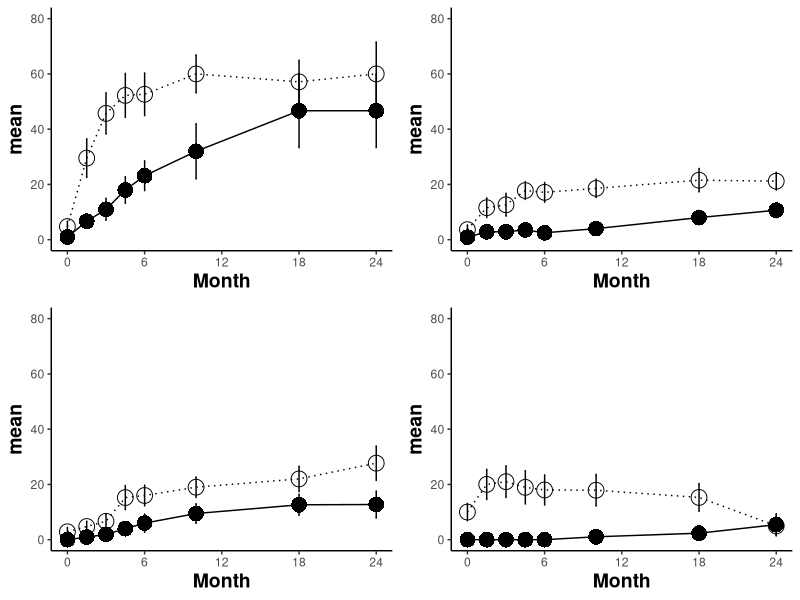

This chart was generated by the following R code:
## ---- chunk 1
knitr::opts_chunk$set(echo = TRUE)
## ---- chunk 2
rm(list=ls(all=TRUE)) 
library("reshape2") #reshape data
library("ggplot2") #plotting
library("reshape") #reshape data
library("plyr")  #splitting, applying, and combining data
library("dplyr")  #splitting, applying, and combining data
library("pscl")
library("plotrix") #plotting
library("gridExtra") #arrange plots for output
library("car") #levenes test
library("lsmeans")
library("multcomp") 
library("multcompView")
library(glmmTMB)
library(lme4)
library(lmerTest)
library(tidyverse)

#load data
mData<-read.csv("Mortality_scores_percent.csv")
mData$Site<-as.factor(mData$Site)

#We excluded these pairs as part of the pair analysis because the Bleached coral was only a 2: Porites Outer Bay 233_234, Porites Inner Bay 297_298, Porites Outer Bay 227_228, Montipora capitata Inner Bay 251_252.
## ---- chunk 3
#all Months
  mALL<-mData
  #melt
  mALLData1<-melt(data = mALL, measure.vars = c("Month0","Month1.5","Month3","Month4.5", "Month6","Month10","Month18","Month24"))   
  colnames(mALLData1)[colnames(mALLData1)=="variable"] <- "month"   # change col name from 'variable' to 'month'
  colnames(mALLData1)[colnames(mALLData1)=="value"] <- "score"   # change col name from 'value' to 'score'

#Remove all NON PAIRS and all NAs
  mALLData<-na.omit(mALLData1) # remove the NA colums

#Change scores into %
mALLDataPER<-mALLData
mALLDataPER$Score<-mALLDataPER$score*100

#recast for rate cals
mALLData_cast<-dcast(mALLData, TagID+Pair+Species+Site+B2015~month)
## ---- chunk 4
#calc average tissue loss score per grouping by time point
mALLmeans <- ddply(mALLData, c("Site", "Species", "B2015", "month"), summarise, #
                   N    = length(score[!is.na(score)]), #calculate the length of the data frame, excluding NA’s *this part is important*
                   mean = mean(score, na.rm=TRUE), #calculate mean of response variable, removing NA's
                   sd   = sd(score, na.rm=TRUE), #calculate standard deviation
                   se   = sd / sqrt(N), #calculate standard error
                   max = max(score, na.rm=TRUE) #calculate max, could also calculate min () if desired
)
mALLmeans$code<-paste0(mALLmeans$Site, mALLmeans$B2015, mALLmeans$Species)
## ---- chunk 5
#calc average tissue loss score per grouping by time point
mALLmeansPER <- ddply(mALLDataPER, c("Site", "Species", "B2015", "month"), summarise, #
                   N    = length(Score[!is.na(Score)]), #calculate the length of the data frame, excluding NA’s *this part is important*
                   mean = mean(Score, na.rm=TRUE), #calculate mean of response variable, removing NA's
                   sd   = sd(Score, na.rm=TRUE), #calculate standard deviation
                   se   = sd / sqrt(N), #calculate standard error
                   max = max(Score, na.rm=TRUE) #calculate max, could also calculate min () if desired
)
mALLmeansPER$code<-paste0(mALLmeansPER$Site, mALLmeansPER$B2015, mALLmeansPER$Species)
## ---- chunk 6
#subset for Mcap only
Mcap024AllplotM<-subset(mALLmeansPER, Species=="Montipora capitata")     #subset Mcap
Mcap024AllplotM$Month[Mcap024AllplotM$month=="Month0"]<-0     # new col with month #s only
Mcap024AllplotM$Month[Mcap024AllplotM$month=="Month1.5"]<-1.5  
Mcap024AllplotM$Month[Mcap024AllplotM$month=="Month3"]<-3 
Mcap024AllplotM$Month[Mcap024AllplotM$month=="Month4.5"]<-4.5
Mcap024AllplotM$Month[Mcap024AllplotM$month=="Month6"]<-6  
Mcap024AllplotM$Month[Mcap024AllplotM$month=="Month10"]<-10  
Mcap024AllplotM$Month[Mcap024AllplotM$month=="Month18"]<-18
Mcap024AllplotM$Month[Mcap024AllplotM$month=="Month24"]<-24 

#PR13
Mcap024AllplotPR13M<-subset(Mcap024AllplotM, Site=="13")
#PR4
Mcap024AllplotPR4M<-subset(Mcap024AllplotM, Site==4)
## ---- chunk 7
#Mcap Outer
mallplotMcapPR13<-ggplot(data=Mcap024AllplotPR13M, aes(x=Month, y=mean, group = code, color=B2015)) + #color by bleaching hist. 
  geom_errorbar(aes(ymin=mean-se, ymax=mean+se),
                width=0.1,show.legend = FALSE)+
  geom_point(aes(shape=B2015),fill="mediumblue", size=5)+
  scale_shape_manual(values=c( 16,1))+
  geom_line(aes(color=B2015, linetype=B2015))+
  scale_linetype_manual(values=c("solid", "dotted"))+
  scale_color_manual(values=c("black","black"))+
    scale_x_continuous(breaks = seq(0, 24, by = 6))+
    ylim(0, 80) + #set Y limits
  theme_bw() + #Set the background color
  theme(axis.line = element_line(color = 'black'), #Set the axes color
        axis.title=element_text(size=14,face="bold"), #Set axis format
        panel.border = element_blank(), #Set the border
        panel.grid.major = element_blank(), #Set the major gridlines
        panel.grid.minor = element_blank(), #Set the minor gridlines
        plot.background =element_blank(), #Set the plot background
        legend.key = element_blank()) + #Set plot legend key
          theme(plot.title = element_text(size=20,face = "bold",hjust = 0.5))
McapOuter<-mallplotMcapPR13 + theme(legend.position = "none") #remove legend

#Mcap Inner
ballplotMcapPR4M<-ggplot(data=Mcap024AllplotPR4M, aes(x=Month, y=mean, group = code, color=B2015),show.legend = FALSE) + #color by bleaching hist. 
 geom_errorbar(aes(ymin=mean-se, ymax=mean+se),
                width=0.1,show.legend = FALSE)+
  geom_point(aes(shape=B2015),fill="mediumblue", size=5)+
  scale_shape_manual(values=c( 16,1))+
  geom_line(aes(color=B2015, linetype=B2015))+
  scale_linetype_manual(values=c("solid", "dotted"))+
  scale_color_manual(values=c("black","black"))+
    scale_x_continuous(breaks = seq(0, 24, by = 6))+
    ylim(0, 80) + #set Y limits
  theme_bw() + #Set the background color
  theme(axis.line = element_line(color = 'black'), #Set the axes color
        axis.title=element_text(size=14,face="bold"), #Set axis format
        panel.border = element_blank(), #Set the border
        panel.grid.major = element_blank(), #Set the major gridlines
        panel.grid.minor = element_blank(), #Set the minor gridlines
        plot.background =element_blank(), #Set the plot background
        legend.key = element_blank()) + #Set plot legend key
 # ggtitle("Inner Lagoon")+
          theme(plot.title = element_text(size=20,face = "bold", hjust = 0.5))
McapInnerMORT<-ballplotMcapPR4M + theme(legend.position = "none") #remove legend
## ---- chunk 8
Pcomp024Allplot<-subset(mALLmeansPER, Species=="Porites compressa")

# change Month# to just number
Pcomp024Allplot$Month[Pcomp024Allplot$month=="Month0"]<-0
Pcomp024Allplot$Month[Pcomp024Allplot$month=="Month1.5"]<-1.5
Pcomp024Allplot$Month[Pcomp024Allplot$month=="Month3"]<-3
Pcomp024Allplot$Month[Pcomp024Allplot$month=="Month4.5"]<-4.5
Pcomp024Allplot$Month[Pcomp024Allplot$month=="Month6"]<-6
Pcomp024Allplot$Month[Pcomp024Allplot$month=="Month10"]<-10
Pcomp024Allplot$Month[Pcomp024Allplot$month=="Month18"]<-18
Pcomp024Allplot$Month[Pcomp024Allplot$month=="Month24"]<-24

Pcomp024AllplotPR13<-subset(Pcomp024Allplot, Site==13)
Pcomp024AllplotPR4<-subset(Pcomp024Allplot, Site==4)

#Pcomp PR13 plot
b024plotPcompPR13<-ggplot(data=Pcomp024AllplotPR13, aes(x=Month, y=mean, group = code, color=B2015)) + #color by bleaching hist. 
  geom_errorbar(aes(ymin=mean-se, ymax=mean+se),
                width=0.1,show.legend = FALSE)+
  geom_point(aes(shape=B2015),fill="mediumblue", size=5)+
  scale_shape_manual(values=c( 16,1))+
  geom_line(aes(color=B2015, linetype=B2015))+
  scale_linetype_manual(values=c("solid", "dotted"))+
  scale_color_manual(values=c("black","black"))+
    scale_x_continuous(breaks = seq(0, 24, by = 6))+
    ylim(0,80) + #set Y limits
  theme_bw() + #Set the background color
  theme(axis.line = element_line(color = 'black'), #Set the axes color
        axis.title=element_text(size=14,face="bold"), #Set axis format
        panel.border = element_blank(), #Set the border
        panel.grid.major = element_blank(), #Set the major gridlines
        panel.grid.minor = element_blank(), #Set the minor gridlines
        plot.background =element_blank(), #Set the plot background
        legend.key = element_blank()) + #Set plot legend key
          theme(plot.title = element_text(size=20,face = "italic"))
PcompOuter<-b024plotPcompPR13+ theme(legend.position = "none") #remove legend

#Pcomp PR4 plot
b024plotPcompPR4<-ggplot(data=Pcomp024AllplotPR4, aes(x=Month, y=mean, group = code, color=B2015)) + #color by bleaching hist. 
  geom_errorbar(aes(ymin=mean-se, ymax=mean+se),
                width=0.1,show.legend = FALSE)+
  geom_point(aes(shape=B2015),fill="mediumblue", size=5)+
  scale_shape_manual(values=c( 16,1))+
  geom_line(aes(color=B2015, linetype=B2015))+
  scale_linetype_manual(values=c("solid", "dotted"))+
  scale_color_manual(values=c("black","black"))+
    scale_x_continuous(breaks = seq(0, 24, by = 6))+
    ylim(0,80) + #set Y limits
  theme_bw() + #Set the background color
  theme(axis.line = element_line(color = 'black'), #Set the axes color
        axis.title=element_text(size=14,face="bold"), #Set axis format
        panel.border = element_blank(), #Set the border
        panel.grid.major = element_blank(), #Set the major gridlines
        panel.grid.minor = element_blank(), #Set the minor gridlines
        plot.background =element_blank(), #Set the plot background
        legend.key = element_blank()) + #Set plot legend key
          theme(plot.title = element_text(size=20,face = "italic"))
PcompInner<-b024plotPcompPR4+ theme(legend.position = "none") #remove legend
## ---- chunk 9
grid.arrange(McapInnerMORT, McapOuter, PcompInner,PcompOuter, nrow = 2)
## ---- chunk 10
#subset by species
Mcap_mort<-subset(mALLDataPER, Species=="Montipora capitata")
Pcomp_mort<-subset(mALLDataPER, Species=="Porites compressa")
## ---- chunk 11
#Mcap
Mcap_mort_mod<-lmer(Score~Site*B2015*month+(1|TagID), Mcap_mort)
anova(Mcap_mort_mod, type=2)

#conduct Tukey post hoc test 
emm = emmeans(Mcap_mort_mod, ~ Site*month, adjust="tukey")
#letter display
pairs(emm)

#Pcomp
Pcomp_mort_mod<-lmer(Score~Site*B2015*month+(1|TagID), Pcomp_mort)
anova(Pcomp_mort_mod, type=2)

#conduct Tukey post hoc test 
emm = emmeans(Pcomp_mort_mod, ~ Site*month, adjust="tukey")
#letter display
pairs(emm)
## ---- chunk 12
#Month0 
Mcap_m0<-subset(Mcap_mort, month=="Month0")
Mcap_m0_mod1<-lm(score~Site*B2015, Mcap_m0)
summary(Mcap_m0_mod1) 
anova(Mcap_m0_mod1) 

# Month1.5
Mcap_m1_5<-subset(Mcap_mort, month=="Month1.5")
Mcap_m1_5_mod1<-lm(score~Site*B2015, Mcap_m1_5)
summary(Mcap_m1_5_mod1)
anova(Mcap_m1_5_mod1)
    #conduct Tukey post hoc test 
    emm = emmeans(Mcap_m1_5_mod1, ~ B2015, adjust="tukey")
    #letter display
    cld(emm)

#Month3
Mcap_m3<-subset(Mcap_mort, month=="Month3")
Mcap_m3_mod1<-lm(score~Site*B2015, Mcap_m3)
summary(Mcap_m3_mod1)
anova(Mcap_m3_mod1)
  #conduct Tukey post hoc test 
      emm = emmeans(Mcap_m3_mod1, ~ B2015, adjust="tukey") #B2015
      #letter display
      cld(emm)
      emm = emmeans(Mcap_m3_mod1, ~ Site, adjust="tukey") #B2015
      #letter display
      cld(emm)
      #conduct Tukey post hoc test 
      emm = emmeans(Mcap_m3_mod1, ~ Site*B2015, adjust="tukey")  #B2015*Site
      #letter display
      pairs(emm)

#Month4.5
Mcap_m4_5<-subset(Mcap_mort, month=="Month4.5")
Mcap_m4_5_mod1<-lm(score~Site*B2015, Mcap_m4_5)
summary(Mcap_m4_5_mod1)
anova(Mcap_m4_5_mod1)
 #conduct Tukey post hoc test 
      emm = emmeans(Mcap_m4_5_mod1, ~ B2015, adjust="tukey") #B2015
      #letter display
      cld(emm)
      #conduct Tukey post hoc test 
      emm = emmeans(Mcap_m4_5_mod1, ~ Site, adjust="tukey")  #Site
      #letter display
      cld(emm)
      
#Month6
Mcap_m6<-subset(Mcap_mort, month=="Month6")
Mcap_m6_mod1<-lm(score~Site*B2015, Mcap_m6)
summary(Mcap_m6_mod1)
anova(Mcap_m6_mod1)
  #conduct Tukey post hoc test 
      emm = emmeans(Mcap_m6_mod1, ~ B2015, adjust="tukey") #B2015
      #letter display
      cld(emm)
      #conduct Tukey post hoc test 
      emm = emmeans(Mcap_m6_mod1, ~ Site, adjust="tukey")  #Site
      #letter display
      cld(emm)
      
#Month10
Mcap_m10<-subset(Mcap_mort, month=="Month10")
Mcap_m10_mod1<-lm(score~Site*B2015, Mcap_m10)
summary(Mcap_m10_mod1)
anova(Mcap_m10_mod1)
  #conduct Tukey post hoc test 
      emm = emmeans(Mcap_m10_mod1, ~ B2015, adjust="tukey") #B2015
      #letter display
      cld(emm)
      #conduct Tukey post hoc test 
      emm = emmeans(Mcap_m10_mod1, ~ Site, adjust="tukey")  #Site
      #letter display
      cld(emm)
      
#Month18
Mcap_m18<-subset(Mcap_mort, month=="Month18")
Mcap_m18_mod1<-lm(score~Site*B2015, Mcap_m18)
summary(Mcap_m18_mod1)
anova(Mcap_m18_mod1)
      #conduct Tukey post hoc test 
      emm = emmeans(Mcap_m18_mod1, ~ Site, adjust="tukey")  #Site
      #letter display
      cld(emm)
      
#Month24
Mcap_m24<-subset(Mcap_mort, month=="Month24")
Mcap_m24_mod1<-lm(score~Site*B2015, Mcap_m24)
summary(Mcap_m24_mod1)
anova(Mcap_m24_mod1)
      #conduct Tukey post hoc test 
      emm = emmeans(Mcap_m24_mod1, ~ Site, adjust="tukey")  #Site
      #letter display
      cld(emm)
## ---- chunk 13
#Month0
Pcomp_m0<-subset(Pcomp_mort, month=="Month0")
Pcomp_m0_mod1<-lm(score~Site*B2015, Pcomp_m0)
summary(Pcomp_m0_mod1) 
anova(Pcomp_m0_mod1) 
  #conduct Tukey post hoc test 
  emm = emmeans(Pcomp_m0_mod1, ~ Site*B2015, adjust="tukey")
  #letter display
  cld(emm)

# Month1.5
Pcomp_m1_5<-subset(Pcomp_mort, month=="Month1.5")
Pcomp_m1_5_mod1<-lm(score~Site*B2015, Pcomp_m1_5)
summary(Pcomp_m1_5_mod1)
anova(Pcomp_m1_5_mod1)
  #conduct Tukey post hoc test 
  emm = emmeans(Pcomp_m1_5_mod1, ~ Site*B2015, adjust="tukey")
  #letter display
  cld(emm)

#Month3
Pcomp_m3<-subset(Pcomp_mort, month=="Month3")
Pcomp_m3_mod1<-lm(score~Site*B2015, Pcomp_m3)
summary(Pcomp_m3_mod1)
anova(Pcomp_m3_mod1)
  #conduct Tukey post hoc test 
  emm = emmeans(Pcomp_m3_mod1, ~ Site*B2015, adjust="tukey")
  #letter display
  cld(emm)

#Month4.5
Pcomp_m4_5<-subset(Pcomp_mort, month=="Month4.5")
Pcomp_m4_5_mod1<-lm(score~Site*B2015, Pcomp_m4_5)
summary(Pcomp_m4_5_mod1)
anova(Pcomp_m4_5_mod1)
  #conduct Tukey post hoc test 
  emm = emmeans(Pcomp_m4_5_mod1, ~ B2015, adjust="tukey")
  #letter display
  cld(emm)

#Month6
Pcomp_m6<-subset(Pcomp_mort, month=="Month6")
Pcomp_m6_mod1<-lm(score~Site*B2015, Pcomp_m6)
summary(Pcomp_m6_mod1)
anova(Pcomp_m6_mod1)
  #conduct Tukey post hoc test 
  emm = emmeans(Pcomp_m6_mod1, ~ B2015, adjust="tukey")
  #letter display
  cld(emm)

#Month10
Pcomp_m10<-subset(Pcomp_mort, month=="Month10")
Pcomp_m10_mod1<-lm(score~Site*B2015, Pcomp_m10)
summary(Pcomp_m10_mod1)
anova(Pcomp_m10_mod1)
  #conduct Tukey post hoc test 
  emm = emmeans(Pcomp_m10_mod1, ~ B2015, adjust="tukey")
  #letter display
  cld(emm)
  #conduct Tukey post hoc test 
  emm = emmeans(Pcomp_m10_mod1, ~ B2015, adjust="tukey")
  #letter display
  cld(emm)
  
#Month18
Pcomp_m18<-subset(Pcomp_mort, month=="Month18")
Pcomp_m18_mod1<-lm(score~Site*B2015, Pcomp_m18)
#ummary(Pcomp_m18_mod1)
anova(Pcomp_m18_mod1)
  #conduct Tukey post hoc test 
  emm = emmeans(Pcomp_m18_mod1, ~ Site, adjust="tukey")
  #letter display
  pairs(emm)

#Month24
Pcomp_m24<-subset(Pcomp_mort, month=="Month24")
Pcomp_m24_mod1<-lm(score~Site*B2015, Pcomp_m24)
summary(Pcomp_m24_mod1)
anova(Pcomp_m24_mod1)
  #conduct Tukey post hoc test 
  emm = emmeans(Pcomp_m24_mod1, ~ Site, adjust="tukey")
  #letter display
  pairs(emm)
## ---- chunk 14
#Figure out which of the pairs we lose 
#dataset to work from (pull unwanted from)
pData<-mALLDataPER

#subset by month
M0<-subset(pData,month=="Month0")
M1.5<-subset(pData,month=="Month1.5")
M3<-subset(pData,month=="Month3")
M4.5<-subset(pData,month=="Month4.5")
M6<-subset(pData,month=="Month6")
M10<-subset(pData,month=="Month10")
M18<-subset(pData,month=="Month18")
M24<-subset(pData,month=="Month24")

# Identify which pairs have a partner not found
# month 0
 M0diff<-M0 
  M0diff<-dcast(M0diff, Species+Site+Pair+month~B2015) # cast()
  M0diff$diff<-M0diff$N-M0diff$Y

# Subset Month1.5 
  M1.5<-M1.5[!(M1.5$Pair=="113_114"),]
 #DIFFS
  M1.5diff<-M1.5  
  M1.5diff<-dcast(M1.5diff, Species+Site+Pair+month~B2015) # cast()
  M1.5diff$diff<-M1.5diff$N-M1.5diff$Y
  
## Subset Month3
  # remove 
  M3<-M3[!(M3$Pair=="7_8"),]
  M3<-M3[!(M3$Pair=="113_114"),]
  M3<-M3[!(M3$Pair=="255_256"),]
  M3<-M3[!(M3$Pair=="259_260"),]
  #DIFFS
  M3diff<-M3  
  M3diff<-dcast(M3diff, Species+Site+Pair+month~B2015) # cast()
  M3diff$diff<-M3diff$N-M3diff$Y

## Subset Month 4.5
  # remove 
  M4.5<-M4.5[!(M4.5$Pair=="7_8"),]
  M4.5<-M4.5[!(M4.5$Pair=="113_114"),]
  M4.5<-M4.5[!(M4.5$Pair=="255_256"),]
  M4.5<-M4.5[!(M4.5$Pair=="259_260"),]
  M4.5<-M4.5[!(M4.5$Pair=="263_264"),]
  M4.5<-M4.5[!(M4.5$Pair=="267_268"),]
  M4.5<-M4.5[!(M4.5$Pair=="82_83"),]
 #DIFFS
  M4.5diff<-M4.5  
  M4.5diff<-dcast(M4.5diff, Species+Site+Pair+month~B2015) # cast()
  M4.5diff$diff<-M4.5diff$N-M4.5diff$Y

# Subset month 6
  # remove 
  M6<-M6[!(M6$Pair=="111_112"),] # remove the other partner
  M6<-M6[!(M6$Pair=="115_116"),]
  M6<-M6[!(M6$Pair=="119_120"),]
  M6<-M6[!(M6$Pair=="207_208"),]
  M6<-M6[!(M6$Pair=="255_256"),]
  M6<-M6[!(M6$Pair=="259_260"),]
  M6<-M6[!(M6$Pair=="263_264"),]
  M6<-M6[!(M6$Pair=="267_268"),]
  M6<-M6[!(M6$Pair=="263_264"),]
  #DIFFS
  M6diff<-M6  
  M6diff<-dcast(M6diff, Species+Site+Pair+month~B2015) # cast()
  M6diff$diff<-M6diff$N-M6diff$Y

  # Subset month 10
  #M10<-na.omit(M10) # remove the NA colums
  # remove 253_254, 259_260, 161_262, 263_264, 267_268, 271_272, 273_274, 275_276,277_278 , 31_2
  M10<-M10[!(M10$Pair=="253_254"),] # remove the other partner
  M10<-M10[!(M10$Pair=="259_260"),]
  M10<-M10[!(M10$Pair=="113_114"),]
  M10<-M10[!(M10$Pair=="161_262"),]
  M10<-M10[!(M10$Pair=="263_264"),]
  M10<-M10[!(M10$Pair=="267_268"),]
  M10<-M10[!(M10$Pair=="271_272"),]
  M10<-M10[!(M10$Pair=="273_274"),]
  M10<-M10[!(M10$Pair=="275_276"),]
  M10<-M10[!(M10$Pair=="277_278"),]
  M10<-M10[!(M10$Pair=="31_32"),]
  M10<-M10[!(M10$Pair=="261_262"),]

  #DIFFS
  M10diff<-M10  
  M10diff<-dcast(M10diff, Species+Site+Pair+month~B2015) # cast()
  M10diff$diff<-M10diff$N-M10diff$Y
  
# Subset month 18
  M18<-M18[!(M18$Pair=="253_254"),] # remove the other partner
  M18<-M18[!(M18$Pair=="259_260"),]
  M18<-M18[!(M18$Pair=="161_262"),]
  M18<-M18[!(M18$Pair=="263_264"),]
  M18<-M18[!(M18$Pair=="267_268"),]
  M18<-M18[!(M18$Pair=="271_272"),]
  M18<-M18[!(M18$Pair=="273_274"),]
  M18<-M18[!(M18$Pair=="275_276"),]
  M18<-M18[!(M18$Pair=="277_278"),]
  M18<-M18[!(M18$Pair=="31_2"),]
  M18<-M18[!(M18$Pair=="115_116"),]
  M18<-M18[!(M18$Pair=="119_120"),]
  M18<-M18[!(M18$Pair=="261_262"),]
  M18<-M18[!(M18$Pair=="269_270"),]
  M18<-M18[!(M18$Pair=="101_102"),]
  M18<-M18[!(M18$Pair=="117_118"),]
  M18<-M18[!(M18$Pair=="265_266"),]
  M18<-M18[!(M18$Pair=="19_20"),]
  M18<-M18[!(M18$Pair=="205_206"),]
  M18<-M18[!(M18$Pair=="223_224"),]
  M18<-M18[!(M18$Pair=="39_40"),]
    M18<-M18[!(M18$Pair=="103_104"),]

  #DIFFS
  M18diff<-M18  
  M18diff<-dcast(M18diff, Species+Site+Pair+month~B2015) # cast()
  M18diff$diff<-M18diff$N-M18diff$Y
  
  # Subset month 24
  M24<-M24[!(M24$Pair=="107_108"),] # remove the other partner
  M24<-M24[!(M24$Pair=="13_14"),]
  M24<-M24[!(M24$Pair=="223_224"),]
  M24<-M24[!(M24$Pair=="231_232"),]
  M24<-M24[!(M24$Pair=="261_262"),]
  M24<-M24[!(M24$Pair=="263_264"),]
  M24<-M24[!(M24$Pair=="265_266"),]
  M24<-M24[!(M24$Pair=="283_284"),]
  M24<-M24[!(M24$Pair=="289_290"),]
  M24<-M24[!(M24$Pair=="31_32"),]
  M24<-M24[!(M24$Pair=="33_34"),]
  M24<-M24[!(M24$Pair=="39_40"),]
  M24<-M24[!(M24$Pair=="76_77"),]
  M24<-M24[!(M24$Pair=="78_79"),]
  #DIFFS
  M24diff<-M24  
  M24diff<-dcast(M24diff, Species+Site+Pair+month~B2015) # cast()
  M24diff$diff<-M24diff$N-M24diff$Y
  
#make dfs  
PairDat<-rbind(M0,M1.5,M3,M4.5,M6,M10,M18,M24)
diffDat<-rbind(M0diff,M1.5diff,M3diff,M4.5diff,M6diff,M10diff,M18diff,M24diff)

#Mean bleaching scores across the entire project

#calc average bleaching score per grouping by time point
pairmeans <- ddply(PairDat, c("Site", "Species", "B2015", "month"), summarise, #
                   N    = length(score[!is.na(score)]), #calculate the length of the data frame, excluding NA’s *this part is important*
                   mean = mean(score, na.rm=TRUE), #calculate mean of response variable, removing NA's
                   sd   = sd(score, na.rm=TRUE), #calculate standard deviation
                   se   = sd / sqrt(N), #calculate standard error
                   max = max(score, na.rm=TRUE) #calculate max
)

pairmeans$code<-paste0(pairmeans$Site, pairmeans$B2015, pairmeans$Species)
## ---- chunk 15
#set up Pairs data
Mcappig<-subset(PairDat, Species =="Montipora capitata")            
  
#All
MpigPair_all_mod1<-lmer(score~Site*B2015*month+(1|TagID)+(1|Pair), Mcappig)
summary(MpigPair_all_mod1)
anova(MpigPair_all_mod1, type=2)
  #conduct Tukey post hoc test 
  emm = emmeans(MpigPair_all_mod1, ~ Site*B2015*month, adjust="tukey")
  #letter display
  cld(emm)
## ---- chunk 16
#Month0
MpigPair0<-subset(Mcappig, month =="Month0")           
MpigPair0_mod1<-lm(score~Site*B2015, MpigPair0)
summary(MpigPair0_mod1)
anova(MpigPair0_mod1)
  #conduct Tukey post hoc test 
  emm = emmeans(MpigPair0_mod1, ~ B2015, adjust="tukey")
  #letter display
  cld(emm)

#Month1.5
MpigPair1.5<-subset(Mcappig, month =="Month1.5")
MpigPair1.5_mod1<-lm(score~Site*B2015, MpigPair1.5)
summary(MpigPair1.5_mod1)
anova(MpigPair1.5_mod1)
  #conduct Tukey post hoc test 
  emm = emmeans(MpigPair1.5_mod1, ~ B2015, adjust="tukey")
  #letter display
  cld(emm)
  #conduct Tukey post hoc test 
  emm = emmeans(MpigPair1.5_mod1, ~ Site, adjust="tukey")
  #letter display
  cld(emm)

#Month3
MpigPair3<-subset(Mcappig, month =="Month3")
MpigPair3_mod1<-lm(score~Site*B2015, MpigPair3)
summary(MpigPair3_mod1)
anova(MpigPair3_mod1)
  #conduct Tukey post hoc test 
  emm = emmeans(MpigPair3_mod1, ~ B2015, adjust="tukey")
  #letter display
  cld(emm)
   emm = emmeans(MpigPair3_mod1, ~ Site, adjust="tukey")
  #letter display
  cld(emm)
  emm = emmeans(MpigPair3_mod1, ~ B2015*Site, adjust="tukey")
  #letter display
  cld(emm)

#Month4.5
MpigPair4.5<-subset(Mcappig, month =="Month4.5")
MpigPair4.5_mod1<-lm(score~Site*B2015, MpigPair4.5)
summary(MpigPair4.5_mod1)
anova(MpigPair4.5_mod1)
  #conduct Tukey post hoc test 
  emm = emmeans(MpigPair4.5_mod1, ~ B2015, adjust="tukey")
  #letter display
  cld(emm)
   emm = emmeans(MpigPair4.5_mod1, ~ Site, adjust="tukey")
  #letter display
  cld(emm)

#Month6
MpigPair6<-subset(Mcappig, month =="Month6")
MpigPair6_mod1<-lm(score~Site*B2015, MpigPair6)
summary(MpigPair6_mod1)
anova(MpigPair6_mod1)
  #conduct Tukey post hoc test 
  emm = emmeans(MpigPair6_mod1, ~ B2015, adjust="tukey")
  #letter display
  cld(emm)
   emm = emmeans(MpigPair6_mod1, ~ Site, adjust="tukey")
  #letter display
  cld(emm)
  
#Month10
MpigPair10<-subset(Mcappig, month =="Month10")
MpigPair10_mod1<-lm(score~Site*B2015, MpigPair10)
summary(MpigPair10_mod1)
anova(MpigPair10_mod1)
  #conduct Tukey post hoc test 
  emm = emmeans(MpigPair10_mod1, ~ B2015, adjust="tukey")
  #letter display
  cld(emm)
   emm = emmeans(MpigPair10_mod1, ~ Site, adjust="tukey")
  #letter display
  cld(emm)
  
#Month18
MpigPair18<-subset(Mcappig, month =="Month18")
MpigPair18_mod1<-lm(score~Site*B2015, MpigPair18)
summary(MpigPair18_mod1)
anova(MpigPair18_mod1)
  #conduct Tukey post hoc test 
  emm = emmeans(MpigPair18_mod1, ~ B2015, adjust="tukey")
  #letter display
  cld(emm)
   emm = emmeans(MpigPair18_mod1, ~ Site, adjust="tukey")
  #letter display
  cld(emm)

#Month24
MpigPair24<-subset(Mcappig, month =="Month24")
MpigPair24_mod1<-lm(score~Site*B2015, MpigPair24)
summary(MpigPair24_mod1)
anova(MpigPair24_mod1)
  #conduct Tukey post hoc test 
  emm = emmeans(MpigPair24_mod1, ~ Site, adjust="tukey")
  #letter display
  cld(emm)
## ---- chunk 17
#set up Pairs data
Pcomppig<-subset(PairDat, Species =="Porites compressa")            

#All
PpigPair_all_mod1<-lmer(score~Site*B2015*month+(1|TagID)+(1|Pair), Pcomppig) #if we add in (1|Pair) we get failure to converge
summary(PpigPair_all_mod1)
anova(PpigPair_all_mod1, type=2)
  #conduct Tukey post hoc test 
  emm = emmeans(PpigPair_all_mod1, ~ Site*B2015*month, adjust="tukey")
  #letter display
  cld(emm)
## ---- chunk 18
#Month0
PpigPair0<-subset(Pcomppig, month =="Month0")           
PpigPair0_mod1<-lm(score~Site*B2015, PpigPair0)
summary(PpigPair0_mod1)
anova(PpigPair0_mod1)
 #conduct Tukey post hoc test 
  emm = emmeans(PpigPair0_mod1, ~ Site, adjust="tukey")
  #letter display
  cld(emm)  
  emm = emmeans(PpigPair0_mod1, ~ B2015, adjust="tukey")
  #letter display
  cld(emm)  
  emm = emmeans(PpigPair0_mod1, ~ Site*B2015, adjust="tukey")
  #letter display
  cld(emm)

#Month1.5
PpigPair1.5<-subset(Pcomppig, month =="Month1.5")
PpigPair1.5_mod1<-lm(score~Site*B2015, PpigPair1.5)
summary(PpigPair1.5_mod1)
anova(PpigPair1.5_mod1)
 #conduct Tukey post hoc test 
  emm = emmeans(PpigPair1.5_mod1, ~ Site, adjust="tukey")
  #letter display
  cld(emm)  
  emm = emmeans(PpigPair1.5_mod1, ~ B2015, adjust="tukey")
  #letter display
  cld(emm)  
  emm = emmeans(PpigPair1.5_mod1, ~ Site*B2015, adjust="tukey")
  #letter display
  cld(emm)

#Month3
PpigPair3<-subset(Pcomppig, month =="Month3")
PpigPair3_mod1<-lm(score~Site*B2015, PpigPair3)
summary(PpigPair3_mod1)
anova(PpigPair3_mod1)
  emm = emmeans(PpigPair3_mod1, ~ B2015, adjust="tukey")
  #letter display
  cld(emm)  
  emm = emmeans(PpigPair3_mod1, ~ Site*B2015, adjust="tukey")
  #letter display
  cld(emm)

#Month4.5
PpigPair4.5<-subset(Pcomppig, month =="Month4.5")
PpigPair4.5_mod1<-lm(score~Site*B2015, PpigPair4.5)
summary(PpigPair4.5_mod1)
anova(PpigPair4.5_mod1)
  emm = emmeans(PpigPair4.5_mod1, ~ B2015, adjust="tukey")
  #letter display
  cld(emm)  

#Month6
PpigPair6<-subset(Pcomppig, month =="Month6")
PpigPair6_mod1<-lm(score~Site*B2015, PpigPair6)
summary(PpigPair6_mod1)
anova(PpigPair6_mod1)
  emm = emmeans(PpigPair6_mod1, ~ B2015, adjust="tukey")
  #letter display
  cld(emm)
  
#Month10
PpigPair10<-subset(Pcomppig, month =="Month10")
PpigPair10_mod1<-lm(score~Site*B2015, PpigPair10)
summary(PpigPair10_mod1)
anova(PpigPair10_mod1)
  emm = emmeans(PpigPair10_mod1, ~ B2015, adjust="tukey")
  #letter display
  cld(emm)

#Month18
PpigPair18<-subset(Pcomppig, month =="Month18")
PpigPair18_mod1<-lm(score~Site*B2015, PpigPair18)
summary(PpigPair18_mod1)
anova(PpigPair18_mod1)
  emm = emmeans(PpigPair18_mod1, ~ B2015, adjust="tukey")
  #letter display
  cld(emm)  
  emm = emmeans(PpigPair18_mod1, ~ Site*B2015, adjust="tukey")
  cld(emm)  

#Month24
PpigPair24<-subset(Pcomppig, month =="Month24")
PpigPair24_mod1<-lm(score~Site*B2015, PpigPair24)
summary(PpigPair24_mod1)
anova(PpigPair24_mod1)
  emm = emmeans(PpigPair24_mod1, ~ Site*B2015, adjust="tukey")
  cld(emm)  
